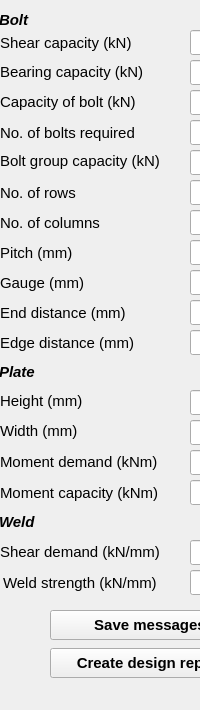
  <widget class="QDockWidget" name="outputDock">
   <property name="sizePolicy">
    <sizepolicy hsizetype="Preferred" vsizetype="Preferred">
     <horstretch>0</horstretch>
     <verstretch>0</verstretch>
    </sizepolicy>
   </property>
   <property name="minimumSize">
    <size>
     <width>125</width>
     <height>710</height>
    </size>
   </property>
   <property name="maximumSize">
    <size>
     <width>310</width>
     <height>710</height>
    </size>
   </property>
   <property name="font">
    <font>
     <family>Arial</family>
     <pointsize>11</pointsize>
     <weight>75</weight>
     <bold>true</bold>
    </font>
   </property>
   <property name="windowTitle">
    <string>Output dock</string>
   </property>
   <attribute name="dockWidgetArea">
    <number>2</number>
   </attribute>
   <widget class="QWidget" name="dockWidgetContents_2">
    <widget class="QLineEdit" name="txtNoBolts">
     <property name="geometry">
      <rect>
       <x>190</x>
       <y>120</y>
       <width>100</width>
       <height>25</height>
      </rect>
     </property>
     <property name="font">
      <font>
       <weight>50</weight>
       <bold>false</bold>
      </font>
     </property>
     <property name="readOnly">
      <bool>true</bool>
     </property>
    </widget>
    <widget class="QLabel" name="t_7">
     <property name="geometry">
      <rect>
       <x>0</x>
       <y>120</y>
       <width>191</width>
       <height>25</height>
      </rect>
     </property>
     <property name="font">
      <font>
       <pointsize>11</pointsize>
       <weight>50</weight>
       <bold>false</bold>
      </font>
     </property>
     <property name="text">
      <string>No. of bolts required</string>
     </property>
    </widget>
    <widget class="QLineEdit" name="txtShrCapacity">
     <property name="geometry">
      <rect>
       <x>190</x>
       <y>30</y>
       <width>100</width>
       <height>25</height>
      </rect>
     </property>
     <property name="font">
      <font>
       <weight>50</weight>
       <bold>false</bold>
      </font>
     </property>
     <property name="focusPolicy">
      <enum>Qt::StrongFocus</enum>
     </property>
     <property name="text">
      <string/>
     </property>
     <property name="readOnly">
      <bool>true</bool>
     </property>
    </widget>
    <widget class="QLineEdit" name="txtPitch">
     <property name="geometry">
      <rect>
       <x>190</x>
       <y>240</y>
       <width>100</width>
       <height>25</height>
      </rect>
     </property>
     <property name="font">
      <font>
       <weight>50</weight>
       <bold>false</bold>
      </font>
     </property>
     <property name="readOnly">
      <bool>true</bool>
     </property>
    </widget>
    <widget class="QLineEdit" name="txtGuage">
     <property name="geometry">
      <rect>
       <x>190</x>
       <y>270</y>
       <width>100</width>
       <height>25</height>
      </rect>
     </property>
     <property name="font">
      <font>
       <weight>50</weight>
       <bold>false</bold>
      </font>
     </property>
     <property name="readOnly">
      <bool>true</bool>
     </property>
    </widget>
    <widget class="QLineEdit" name="txtBoltCapacity">
     <property name="geometry">
      <rect>
       <x>190</x>
       <y>90</y>
       <width>100</width>
       <height>25</height>
      </rect>
     </property>
     <property name="font">
      <font>
       <weight>50</weight>
       <bold>false</bold>
      </font>
     </property>
     <property name="focusPolicy">
      <enum>Qt::StrongFocus</enum>
     </property>
     <property name="readOnly">
      <bool>true</bool>
     </property>
    </widget>
    <widget class="QLineEdit" name="txt_col">
     <property name="geometry">
      <rect>
       <x>190</x>
       <y>210</y>
       <width>100</width>
       <height>25</height>
      </rect>
     </property>
     <property name="font">
      <font>
       <weight>50</weight>
       <bold>false</bold>
      </font>
     </property>
     <property name="readOnly">
      <bool>true</bool>
     </property>
    </widget>
    <widget class="QLineEdit" name="txt_row">
     <property name="geometry">
      <rect>
       <x>190</x>
       <y>180</y>
       <width>100</width>
       <height>25</height>
      </rect>
     </property>
     <property name="font">
      <font>
       <weight>50</weight>
       <bold>false</bold>
      </font>
     </property>
     <property name="readOnly">
      <bool>true</bool>
     </property>
    </widget>
    <widget class="QLabel" name="label_152">
     <property name="geometry">
      <rect>
       <x>0</x>
       <y>270</y>
       <width>130</width>
       <height>25</height>
      </rect>
     </property>
     <property name="font">
      <font>
       <pointsize>11</pointsize>
       <weight>50</weight>
       <bold>false</bold>
      </font>
     </property>
     <property name="text">
      <string>Gauge (mm)</string>
     </property>
    </widget>
    <widget class="QLabel" name="labl123_7">
     <property name="geometry">
      <rect>
       <x>0</x>
       <y>90</y>
       <width>179</width>
       <height>25</height>
      </rect>
     </property>
     <property name="font">
      <font>
       <pointsize>11</pointsize>
       <weight>50</weight>
       <bold>false</bold>
      </font>
     </property>
     <property name="text">
      <string>&lt;html&gt;&lt;head/&gt;&lt;body&gt;&lt;p&gt;Capacity of bolt (kN)&lt;/p&gt;&lt;/body&gt;&lt;/html&gt;</string>
     </property>
    </widget>
    <widget class="QLineEdit" name="txtbearCapacity">
     <property name="geometry">
      <rect>
       <x>190</x>
       <y>60</y>
       <width>100</width>
       <height>25</height>
      </rect>
     </property>
     <property name="font">
      <font>
       <weight>50</weight>
       <bold>false</bold>
      </font>
     </property>
     <property name="focusPolicy">
      <enum>Qt::StrongFocus</enum>
     </property>
     <property name="readOnly">
      <bool>true</bool>
     </property>
    </widget>
    <widget class="QLabel" name="label_153">
     <property name="geometry">
      <rect>
       <x>0</x>
       <y>300</y>
       <width>179</width>
       <height>25</height>
      </rect>
     </property>
     <property name="font">
      <font>
       <pointsize>11</pointsize>
       <weight>50</weight>
       <bold>false</bold>
      </font>
     </property>
     <property name="text">
      <string>End distance (mm)</string>
     </property>
    </widget>
    <widget class="QLabel" name="lbl_col_7">
     <property name="geometry">
      <rect>
       <x>0</x>
       <y>210</y>
       <width>130</width>
       <height>25</height>
      </rect>
     </property>
     <property name="font">
      <font>
       <pointsize>11</pointsize>
       <weight>50</weight>
       <bold>false</bold>
      </font>
     </property>
     <property name="text">
      <string>No. of columns</string>
     </property>
    </widget>
    <widget class="QLabel" name="label_154">
     <property name="geometry">
      <rect>
       <x>0</x>
       <y>240</y>
       <width>130</width>
       <height>25</height>
      </rect>
     </property>
     <property name="font">
      <font>
       <pointsize>11</pointsize>
       <weight>50</weight>
       <bold>false</bold>
      </font>
     </property>
     <property name="text">
      <string>Pitch (mm)</string>
     </property>
    </widget>
    <widget class="QLineEdit" name="txtEdgeDist">
     <property name="geometry">
      <rect>
       <x>190</x>
       <y>330</y>
       <width>100</width>
       <height>25</height>
      </rect>
     </property>
     <property name="font">
      <font>
       <weight>50</weight>
       <bold>false</bold>
      </font>
     </property>
     <property name="readOnly">
      <bool>true</bool>
     </property>
    </widget>
    <widget class="QLabel" name="lbl_row_7">
     <property name="geometry">
      <rect>
       <x>0</x>
       <y>180</y>
       <width>130</width>
       <height>25</height>
      </rect>
     </property>
     <property name="font">
      <font>
       <pointsize>11</pointsize>
       <weight>50</weight>
       <bold>false</bold>
      </font>
     </property>
     <property name="text">
      <string>No. of rows</string>
     </property>
    </widget>
    <widget class="QLabel" name="label_155">
     <property name="geometry">
      <rect>
       <x>0</x>
       <y>330</y>
       <width>179</width>
       <height>25</height>
      </rect>
     </property>
     <property name="font">
      <font>
       <pointsize>11</pointsize>
       <weight>50</weight>
       <bold>false</bold>
      </font>
     </property>
     <property name="text">
      <string>Edge distance (mm)</string>
     </property>
    </widget>
    <widget class="QLabel" name="label_156">
     <property name="geometry">
      <rect>
       <x>0</x>
       <y>30</y>
       <width>161</width>
       <height>25</height>
      </rect>
     </property>
     <property name="font">
      <font>
       <pointsize>11</pointsize>
       <weight>50</weight>
       <bold>false</bold>
      </font>
     </property>
     <property name="text">
      <string>Shear capacity (kN)</string>
     </property>
    </widget>
    <widget class="QLineEdit" name="txtEndDist">
     <property name="geometry">
      <rect>
       <x>190</x>
       <y>300</y>
       <width>100</width>
       <height>25</height>
      </rect>
     </property>
     <property name="font">
      <font>
       <weight>50</weight>
       <bold>false</bold>
      </font>
     </property>
     <property name="readOnly">
      <bool>true</bool>
     </property>
    </widget>
    <widget class="QLabel" name="label_157">
     <property name="geometry">
      <rect>
       <x>-1</x>
       <y>10</y>
       <width>66</width>
       <height>20</height>
      </rect>
     </property>
     <property name="font">
      <font>
       <pointsize>11</pointsize>
       <weight>50</weight>
       <italic>true</italic>
       <bold>false</bold>
       <underline>false</underline>
       <kerning>false</kerning>
      </font>
     </property>
     <property name="text">
      <string>&lt;html&gt;&lt;head/&gt;&lt;body&gt;&lt;p&gt;&lt;span style=&quot; font-weight:600;&quot;&gt;Bolt&lt;/span&gt;&lt;/p&gt;&lt;/body&gt;&lt;/html&gt;</string>
     </property>
    </widget>
    <widget class="QLabel" name="label_158">
     <property name="geometry">
      <rect>
       <x>0</x>
       <y>60</y>
       <width>179</width>
       <height>25</height>
      </rect>
     </property>
     <property name="font">
      <font>
       <pointsize>11</pointsize>
       <weight>50</weight>
       <bold>false</bold>
      </font>
     </property>
     <property name="text">
      <string>&lt;html&gt;&lt;head/&gt;&lt;body&gt;&lt;p&gt;Bearing capacity (kN)&lt;/p&gt;&lt;/body&gt;&lt;/html&gt;</string>
     </property>
    </widget>
    <widget class="QLabel" name="label_160">
     <property name="geometry">
      <rect>
       <x>0</x>
       <y>480</y>
       <width>191</width>
       <height>25</height>
      </rect>
     </property>
     <property name="font">
      <font>
       <pointsize>11</pointsize>
       <weight>50</weight>
       <bold>false</bold>
      </font>
     </property>
     <property name="text">
      <string>Moment capacity (kNm)</string>
     </property>
    </widget>
    <widget class="QLineEdit" name="txtMomntCapacity">
     <property name="geometry">
      <rect>
       <x>190</x>
       <y>480</y>
       <width>100</width>
       <height>25</height>
      </rect>
     </property>
     <property name="font">
      <font>
       <weight>50</weight>
       <bold>false</bold>
      </font>
     </property>
     <property name="readOnly">
      <bool>true</bool>
     </property>
    </widget>
    <widget class="QLabel" name="label_161">
     <property name="geometry">
      <rect>
       <x>-1</x>
       <y>360</y>
       <width>130</width>
       <height>25</height>
      </rect>
     </property>
     <property name="font">
      <font>
       <pointsize>11</pointsize>
      </font>
     </property>
     <property name="text">
      <string>&lt;html&gt;&lt;head/&gt;&lt;body&gt;&lt;p&gt;&lt;span style=&quot; font-weight:600; font-style:italic;&quot;&gt;Plate&lt;/span&gt;&lt;/p&gt;&lt;/body&gt;&lt;/html&gt;</string>
     </property>
    </widget>
    <widget class="QLineEdit" name="txtExtMomnt">
     <property name="geometry">
      <rect>
       <x>190</x>
       <y>450</y>
       <width>100</width>
       <height>25</height>
      </rect>
     </property>
     <property name="font">
      <font>
       <weight>50</weight>
       <bold>false</bold>
      </font>
     </property>
     <property name="readOnly">
      <bool>true</bool>
     </property>
    </widget>
    <widget class="QLabel" name="label_162">
     <property name="geometry">
      <rect>
       <x>0</x>
       <y>450</y>
       <width>191</width>
       <height>25</height>
      </rect>
     </property>
     <property name="font">
      <font>
       <pointsize>11</pointsize>
       <weight>50</weight>
       <bold>false</bold>
      </font>
     </property>
     <property name="focusPolicy">
      <enum>Qt::NoFocus</enum>
     </property>
     <property name="text">
      <string>&lt;html&gt;&lt;head/&gt;&lt;body&gt;&lt;p&gt;Moment demand (kNm)&lt;/p&gt;&lt;/body&gt;&lt;/html&gt;</string>
     </property>
    </widget>
    <widget class="QLineEdit" name="txtWeldStrng">
     <property name="geometry">
      <rect>
       <x>190</x>
       <y>570</y>
       <width>100</width>
       <height>25</height>
      </rect>
     </property>
     <property name="font">
      <font>
       <weight>50</weight>
       <bold>false</bold>
      </font>
     </property>
     <property name="readOnly">
      <bool>true</bool>
     </property>
    </widget>
    <widget class="QLabel" name="label_163">
     <property name="geometry">
      <rect>
       <x>0</x>
       <y>540</y>
       <width>191</width>
       <height>25</height>
      </rect>
     </property>
     <property name="font">
      <font>
       <pointsize>11</pointsize>
       <weight>50</weight>
       <bold>false</bold>
      </font>
     </property>
     <property name="text">
      <string>&lt;html&gt;&lt;head/&gt;&lt;body&gt;&lt;p&gt;Shear demand (kN/mm)&lt;/p&gt;&lt;/body&gt;&lt;/html&gt;</string>
     </property>
    </widget>
    <widget class="QLabel" name="label_164">
     <property name="geometry">
      <rect>
       <x>3</x>
       <y>570</y>
       <width>191</width>
       <height>25</height>
      </rect>
     </property>
     <property name="font">
      <font>
       <pointsize>11</pointsize>
       <weight>50</weight>
       <bold>false</bold>
      </font>
     </property>
     <property name="text">
      <string>Weld strength (kN/mm)</string>
     </property>
    </widget>
    <widget class="QLineEdit" name="txtResltShr">
     <property name="geometry">
      <rect>
       <x>190</x>
       <y>540</y>
       <width>100</width>
       <height>25</height>
      </rect>
     </property>
     <property name="font">
      <font>
       <weight>50</weight>
       <bold>false</bold>
      </font>
     </property>
     <property name="readOnly">
      <bool>true</bool>
     </property>
    </widget>
    <widget class="QLabel" name="label_166">
     <property name="geometry">
      <rect>
       <x>-1</x>
       <y>510</y>
       <width>130</width>
       <height>25</height>
      </rect>
     </property>
     <property name="font">
      <font>
       <pointsize>11</pointsize>
      </font>
     </property>
     <property name="text">
      <string>&lt;html&gt;&lt;head/&gt;&lt;body&gt;&lt;p&gt;&lt;span style=&quot; font-weight:600; font-style:italic;&quot;&gt;Weld&lt;/span&gt;&lt;/p&gt;&lt;/body&gt;&lt;/html&gt;</string>
     </property>
    </widget>
    <widget class="QPushButton" name="btn_SaveMessages">
     <property name="geometry">
      <rect>
       <x>50</x>
       <y>610</y>
       <width>200</width>
       <height>30</height>
      </rect>
     </property>
     <property name="toolTip">
      <string>Save log messages</string>
     </property>
     <property name="text">
      <string>Save messages</string>
     </property>
     <property name="autoDefault">
      <bool>true</bool>
     </property>
    </widget>
    <widget class="QPushButton" name="btn_CreateDesign">
     <property name="geometry">
      <rect>
       <x>50</x>
       <y>648</y>
       <width>200</width>
       <height>30</height>
      </rect>
     </property>
     <property name="toolTip">
      <string>Create design report</string>
     </property>
     <property name="text">
      <string>Create design report</string>
     </property>
     <property name="autoDefault">
      <bool>true</bool>
     </property>
    </widget>
    <widget class="QLabel" name="plateHeight">
     <property name="geometry">
      <rect>
       <x>0</x>
       <y>390</y>
       <width>100</width>
       <height>22</height>
      </rect>
     </property>
     <property name="font">
      <font>
       <pointsize>11</pointsize>
       <weight>50</weight>
       <bold>false</bold>
      </font>
     </property>
     <property name="text">
      <string>Height (mm)</string>
     </property>
    </widget>
    <widget class="QLineEdit" name="txtplate_ht">
     <property name="geometry">
      <rect>
       <x>190</x>
       <y>390</y>
       <width>100</width>
       <height>25</height>
      </rect>
     </property>
     <property name="font">
      <font>
       <weight>50</weight>
       <bold>false</bold>
      </font>
     </property>
     <property name="readOnly">
      <bool>true</bool>
     </property>
    </widget>
    <widget class="QLineEdit" name="txtplate_width">
     <property name="geometry">
      <rect>
       <x>190</x>
       <y>420</y>
       <width>100</width>
       <height>25</height>
      </rect>
     </property>
     <property name="font">
      <font>
       <weight>50</weight>
       <bold>false</bold>
      </font>
     </property>
     <property name="readOnly">
      <bool>true</bool>
     </property>
    </widget>
    <widget class="QLabel" name="label_2">
     <property name="geometry">
      <rect>
       <x>0</x>
       <y>420</y>
       <width>100</width>
       <height>22</height>
      </rect>
     </property>
     <property name="font">
      <font>
       <pointsize>11</pointsize>
       <weight>50</weight>
       <bold>false</bold>
      </font>
     </property>
     <property name="text">
      <string>Width (mm)</string>
     </property>
    </widget>
    <widget class="QLabel" name="label_10">
     <property name="geometry">
      <rect>
       <x>0</x>
       <y>150</y>
       <width>200</width>
       <height>22</height>
      </rect>
     </property>
     <property name="font">
      <font>
       <pointsize>11</pointsize>
       <weight>50</weight>
       <bold>false</bold>
      </font>
     </property>
     <property name="text">
      <string>Bolt group capacity (kN)</string>
     </property>
    </widget>
    <widget class="QLineEdit" name="txtboltgrpcapacity">
     <property name="geometry">
      <rect>
       <x>190</x>
       <y>150</y>
       <width>100</width>
       <height>25</height>
      </rect>
     </property>
     <property name="font">
      <font>
       <weight>50</weight>
       <bold>false</bold>
      </font>
     </property>
     <property name="readOnly">
      <bool>true</bool>
     </property>
    </widget>
   </widget>
  </widget>
